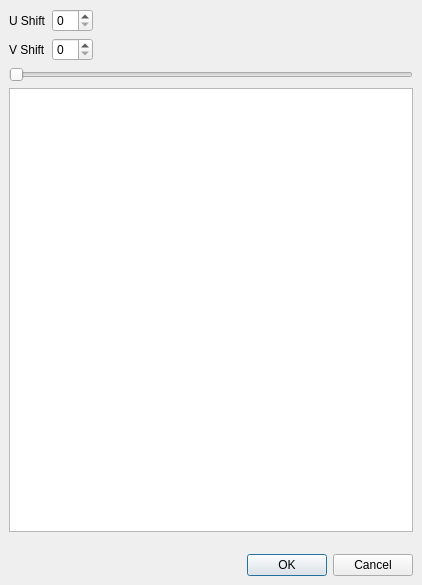
<ui version="4.0" >
 <class>chromashiftDialog</class>
 <widget class="QDialog" name="chromashiftDialog" >
  <property name="geometry" >
   <rect>
    <x>0</x>
    <y>0</y>
    <width>422</width>
    <height>585</height>
   </rect>
  </property>
  <property name="windowTitle" >
   <string>ChromaShift</string>
  </property>
  <layout class="QGridLayout" >
   <property name="leftMargin" >
    <number>9</number>
   </property>
   <property name="topMargin" >
    <number>9</number>
   </property>
   <property name="rightMargin" >
    <number>9</number>
   </property>
   <property name="bottomMargin" >
    <number>9</number>
   </property>
   <property name="horizontalSpacing" >
    <number>6</number>
   </property>
   <property name="verticalSpacing" >
    <number>6</number>
   </property>
   <item row="1" column="0" >
    <widget class="QLabel" name="label_2" >
     <property name="text" >
      <string>V Shift</string>
     </property>
    </widget>
   </item>
   <item row="0" column="0" >
    <widget class="QLabel" name="label" >
     <property name="text" >
      <string>U Shift</string>
     </property>
    </widget>
   </item>
   <item row="4" column="3" >
    <spacer>
     <property name="orientation" >
      <enum>Qt::Vertical</enum>
     </property>
     <property name="sizeType" >
      <enum>QSizePolicy::Maximum</enum>
     </property>
     <property name="sizeHint" >
      <size>
       <width>20</width>
       <height>16</height>
      </size>
     </property>
    </spacer>
   </item>
   <item row="5" column="0" colspan="4" >
    <widget class="QDialogButtonBox" name="buttonBox" >
     <property name="orientation" >
      <enum>Qt::Horizontal</enum>
     </property>
     <property name="standardButtons" >
      <set>QDialogButtonBox::Cancel|QDialogButtonBox::NoButton|QDialogButtonBox::Ok</set>
     </property>
    </widget>
   </item>
   <item row="2" column="0" colspan="4" >
    <widget class="QSlider" name="horizontalSlider" >
     <property name="orientation" >
      <enum>Qt::Horizontal</enum>
     </property>
    </widget>
   </item>
   <item row="3" column="0" colspan="4" >
    <widget class="QGraphicsView" name="graphicsView" />
   </item>
   <item row="1" column="1" >
    <widget class="QSpinBox" name="spinBoxV" />
   </item>
   <item row="0" column="1" >
    <widget class="QSpinBox" name="spinBoxU" />
   </item>
   <item row="0" column="2" >
    <spacer>
     <property name="orientation" >
      <enum>Qt::Horizontal</enum>
     </property>
     <property name="sizeHint" >
      <size>
       <width>40</width>
       <height>20</height>
      </size>
     </property>
    </spacer>
   </item>
   <item row="1" column="2" >
    <spacer>
     <property name="orientation" >
      <enum>Qt::Horizontal</enum>
     </property>
     <property name="sizeHint" >
      <size>
       <width>40</width>
       <height>20</height>
      </size>
     </property>
    </spacer>
   </item>
  </layout>
 </widget>
 <resources/>
 <connections>
  <connection>
   <sender>buttonBox</sender>
   <signal>accepted()</signal>
   <receiver>chromashiftDialog</receiver>
   <slot>accept()</slot>
   <hints>
    <hint type="sourcelabel" >
     <x>248</x>
     <y>254</y>
    </hint>
    <hint type="destinationlabel" >
     <x>157</x>
     <y>274</y>
    </hint>
   </hints>
  </connection>
  <connection>
   <sender>buttonBox</sender>
   <signal>rejected()</signal>
   <receiver>chromashiftDialog</receiver>
   <slot>reject()</slot>
   <hints>
    <hint type="sourcelabel" >
     <x>316</x>
     <y>260</y>
    </hint>
    <hint type="destinationlabel" >
     <x>286</x>
     <y>274</y>
    </hint>
   </hints>
  </connection>
 </connections>
</ui>
